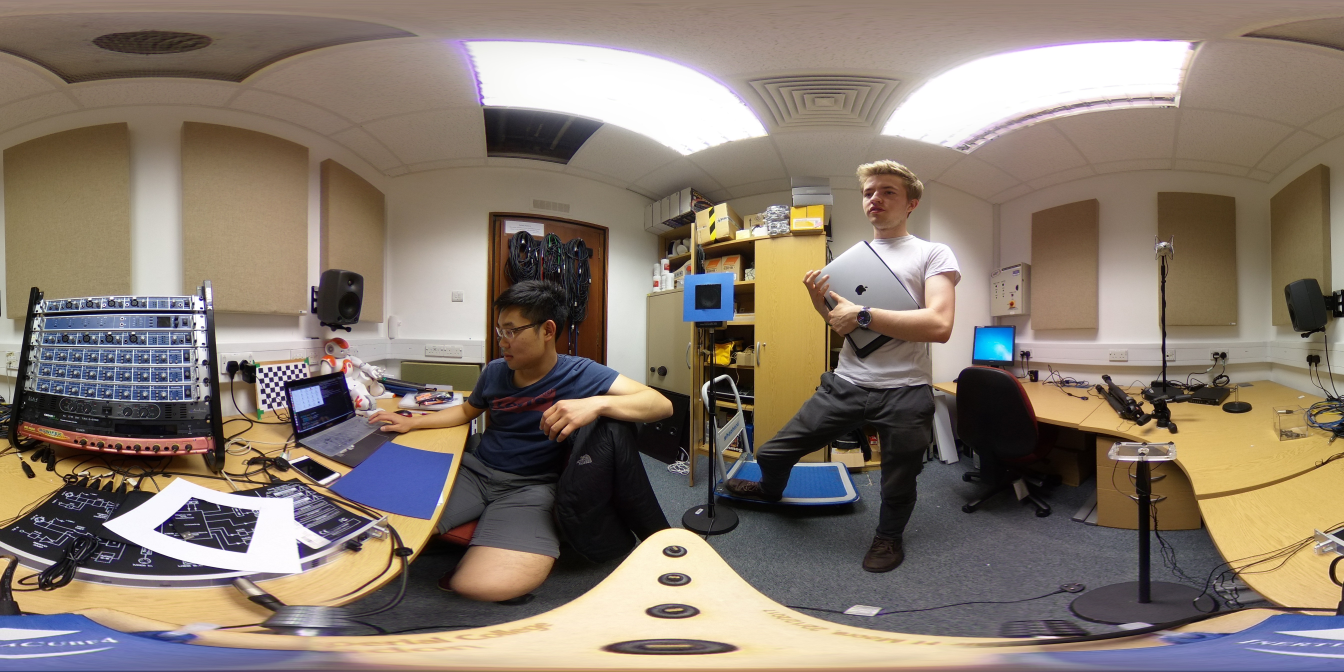
#> input picture src/images/process/raw_image.jpg, 5376 x 2688 px, found by its file name (shown at 1/4 size)
$ python detect_orientation.py   (Python 2 division)   (older library calls are emulated)
#> lines starting #> are read from the running program, lines starting #| are printed output that depends on the picture; after the words box and inside, x2 and y2 are one past the last pixel; in counts of white or black regions, pixels touching at a corner belong together
#> further down, img is the input picture: shape (2688, 5376, 3); mean B, G, R 110.9, 122.7, 135.6
import toolbox as tb
import numpy as np
import cv2

font = cv2.FONT_HERSHEY_SIMPLEX

def filterColour(img):
	# Description: Applies a colour mask to filter out similar objects in image
	# Input: Image
	# Output: Mask

	# Filter Values:
	low_blue = 0
	low_green = 0
	low_red = 0
	high_blue = 075
	high_green = 052
	high_red = 143

	BGRLOW=np.array([low_blue, low_green, low_red])
	BGRHIGH=np.array([high_blue, high_green, high_red])

	#img = cv2.GaussianBlur (img, (5,5),0) # Blur image before masking
	mask = cv2.inRange(img, BGRLOW, BGRHIGH) # Threshold the RGB image to get desired colours
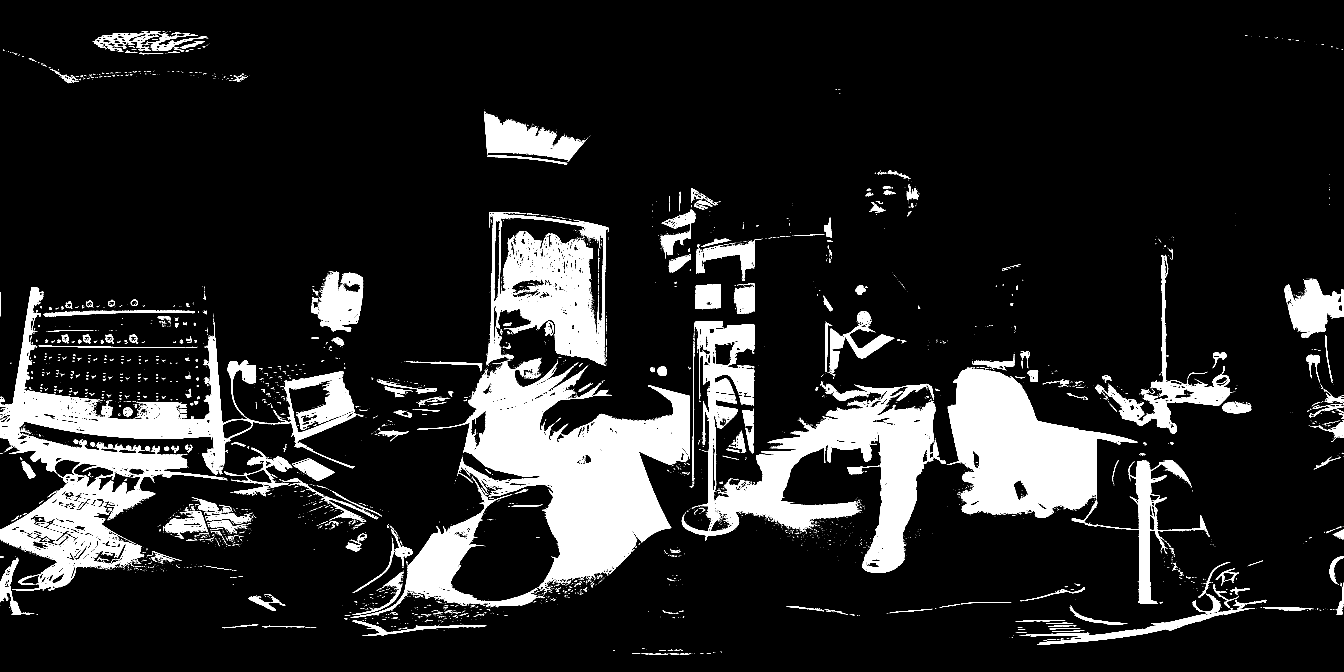
#> mask: shape (2688, 5376) (shown at 1/4 size); 13.1% white; 6862 white regions (5931 under 20 px), largest, box (x1, y1, x2, y2) and area: (1668, 1433, 2760, 2354) 391260, (0, 1148, 1430, 2364) 307712, (2727, 1284, 3741, 2292) 282264

	output_img = cv2.bitwise_and(img, img, mask = mask) # Bitwise-AND mask the original image
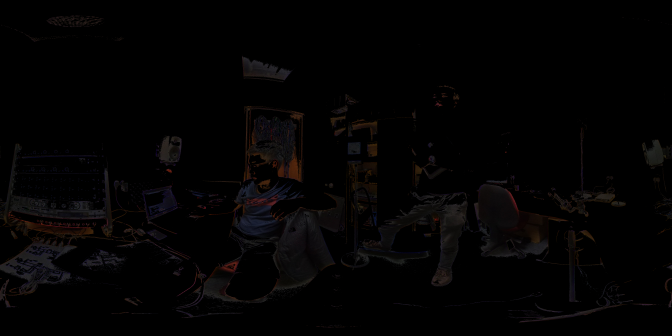
#> output_img: shape (2688, 5376, 3) (shown at 1/8 size); mean B, G, R 2.7, 2.7, 3.5

	return output_img

# [21 lines left out: functions displayText, getPosition, not called in this run]

def setEdgeParameters(img):
	# Description: Adaptive thresholds for Canny Edge Detection
	# Input: Image
	# Output: Upper and Lower thresholds for Canny Edge Detection

	sigma = 0.33
	v = np.median(img)
	lower_threshold = int(max(0, (1.0 - sigma) * v))
	upper_threshold = int(min(255, (1.0 + sigma) * v))

	return lower_threshold, upper_threshold

source_img = 'images/process/raw_image.jpg'

img = cv2.imread(source_img, 1)
filtered = filterColour(img)
cv2.imwrite('images/process/filtered_image.jpg', filtered)

filtered_img = 'images/process/filtered_image.jpg'
filtered_imgIn = cv2.imread(filtered_img, 1)

gray_img = cv2.cvtColor(filtered_imgIn, cv2.COLOR_BGR2GRAY)
blurred = cv2.GaussianBlur(gray_img, (5,5) , 0)

canny_low, canny_high = setEdgeParameters(filtered_imgIn)
#> in setEdgeParameters, `v = np.median(img)`: v = 0
#> canny_low = 0; canny_high = 0

pixel_threshold = 10

cv2.namedWindow('edged', cv2.WINDOW_NORMAL)
cv2.resizeWindow('edged', 1000, 800)

while(pixel_threshold != 256):
	print(pixel_threshold)
	ret, th1 = cv2.threshold(filtered, pixel_threshold, 255, cv2.THRESH_BINARY_INV)
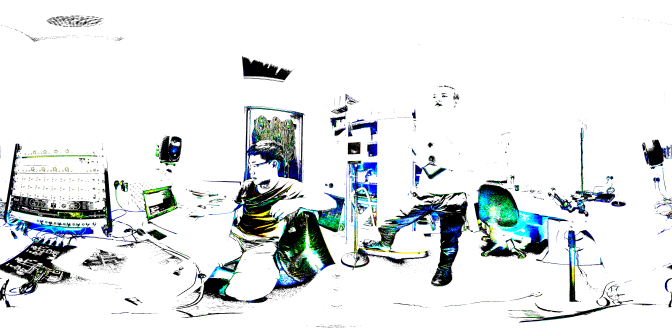
#> th1: shape (2688, 5376, 3) (shown at 1/8 size); mean B, G, R 230.5, 229.6, 226
#> ret = 10

	edged = cv2.Canny(th1, canny_low, canny_high)
#> edged: shape (2688, 5376); 3.2% white in thin lines or dots
	edged = cv2.dilate(edged, None, iterations = 1)
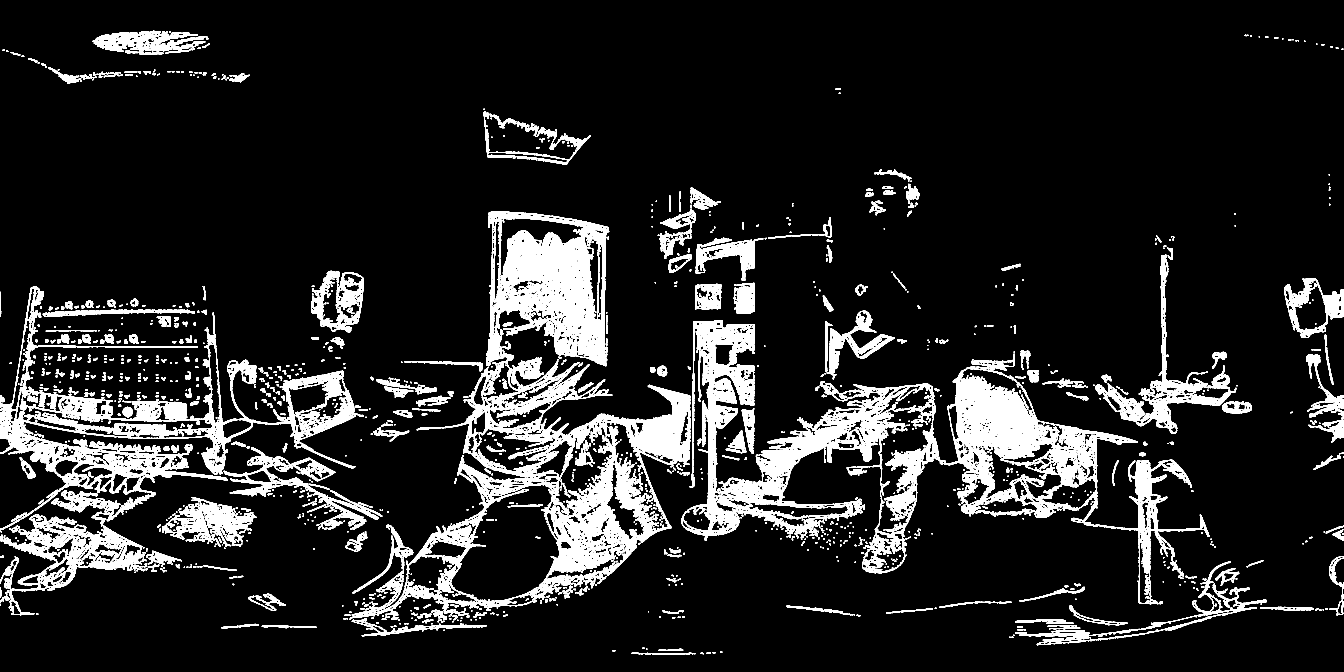
#> edged: shape (2688, 5376) (shown at 1/4 size); 10.8% white; 2253 white regions (71 under 20 px), largest, box (x1, y1, x2, y2) and area: (2725, 1282, 4836, 2417) 385111, (1400, 1428, 2762, 2473) 258022, (0, 1146, 1454, 2365) 232875
	edged = cv2.erode(edged, None, iterations = 1)
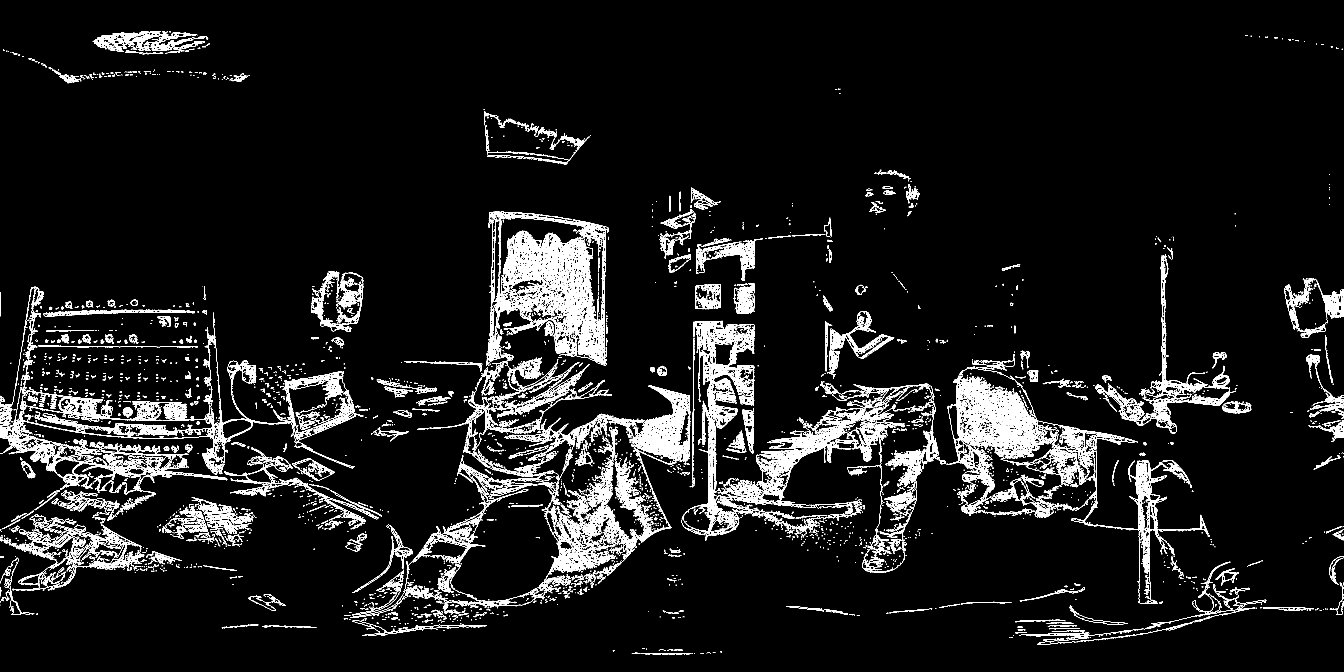
#> edged: shape (2688, 5376) (shown at 1/4 size); 6.4% white; 3724 white regions (2389 under 20 px)

	cv2.imshow('edged', filtered_imgIn)

	output, contours, hierarchy = cv2.findContours(
											edged,
											cv2.RETR_EXTERNAL,
											cv2.CHAIN_APPROX_SIMPLE
											)
#> contours = 3218 contours, 2395 with area under 20; largest, box (x1, y1, x2, y2) and area: (1945, 847, 2436, 1463) 218028, (2726, 1283, 3758, 2163) 195862, (3786, 1469, 4551, 2092) 147733, (0, 1247, 910, 2093) 81320, (2150, 1795, 2685, 2365) 67062
	for c in contours:
		perimeter = cv2.arcLength(c, True)
		epsilon = 0.01*perimeter
		approx = cv2.approxPolyDP(c, epsilon, True)

		if len(approx) == 4:
			(x,y,w,h) = cv2.boundingRect(approx)
			area = cv2.contourArea(c)
			aspect_ratio = w/float(h)
			hullArea = cv2.contourArea(cv2.convexHull(c))
			solidity = area/float(hullArea)

			keepSolidity = solidity > 0.9
			keepDims = w > 50 and h > 50
			keepAspectRatio = aspect_ratio >= 0.01 and aspect_ratio <= 0.7

			if keepSolidity and keepDims and keepAspectRatio:
				cv2.drawContours(img, approx, -1, (0,0,255), 2)
				displayText(img, c)
				cv2.namedWindow('imgOut', cv2.WINDOW_NORMAL)
				cv2.resizeWindow('imgOut', 1000, 800)
				cv2.imshow('imgOut', img)
#> this loop made 3218 passes
#> (perimeter, epsilon, approx, x, y, w, h, area) on passes 29, 57: (92.83, 0.928, [[4062, 2530], [4062, 2532], [4106, 2531], [4106, 2529]], 4062, 2529, 45, 4, 87), (1092.3, 10.92, [[4776, 2485], [4583, 2534], [4322, 2563], [4681, 2520]], 4322, 2485, 455, 79, 959)

	if pixel_threshold < 256:
		pixel_threshold += 2

if cv2.waitKey(0) & 0xFF == ord('q'):
	cv2.destroyAllWindows()

$ run again, with src/images/process/157_az_35.9_el.jpg copied over src/images/process/raw_image.jpg
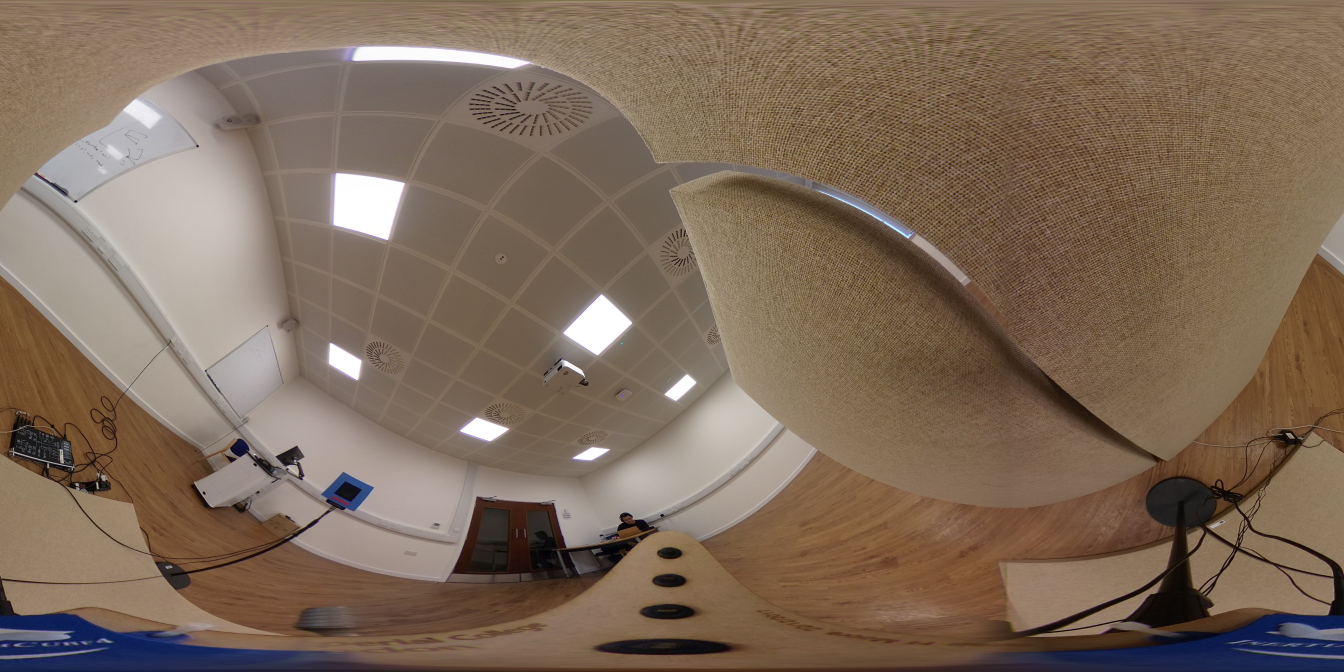
#> input picture src/images/process/157_az_35.9_el.jpg, 5376 x 2688 px, found by its file name (shown at 1/4 size)
#> img is the input picture: shape (2688, 5376, 3); mean B, G, R 89.6, 106.5, 126.2
#> mask: shape (2688, 5376); 4% white; 6284 white regions (5743 under 20 px), largest, box (x1, y1, x2, y2) and area: (3993, 1721, 5376, 2615) 193178, (1793, 1988, 2554, 2365) 120334, (527, 2650, 4864, 2688) 41971
#> v = 0
#> `ret, th1 = cv2.threshold(filtered, pixel_threshold, 255, cv2.THRESH_BI..`:
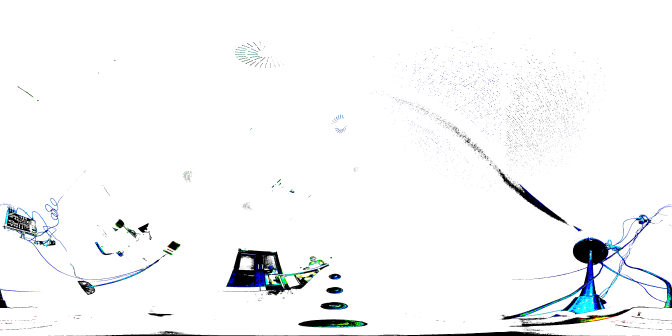
#> th1: shape (2688, 5376, 3) (shown at 1/8 size); mean B, G, R 247.3, 246.4, 245.3
#> ret = 10
#> `edged = cv2.dilate(edged, None, iterations = 1)`:
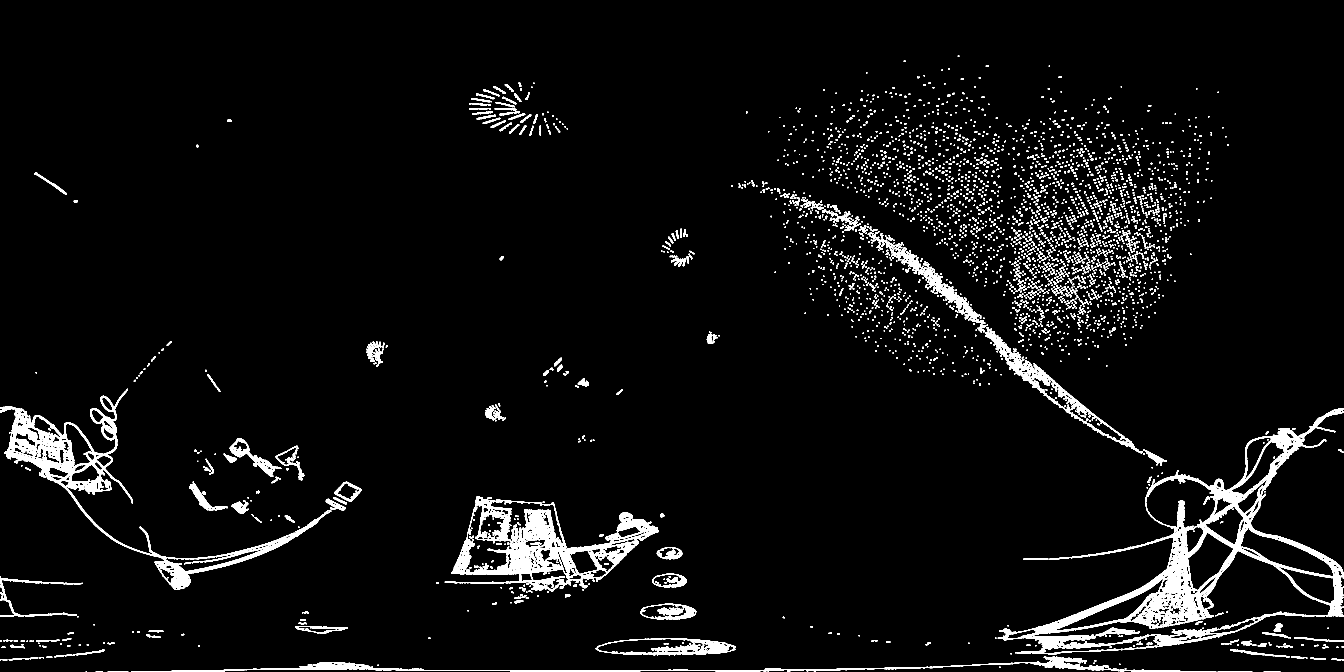
#> edged: shape (2688, 5376) (shown at 1/4 size); 4% white; 4189 white regions (193 under 20 px), largest, box (x1, y1, x2, y2) and area: (3991, 1704, 5376, 2619) 146654, (0, 1555, 1283, 2360) 71893, (1779, 1986, 2635, 2366) 71840
#> contours = 4580 contours, 4176 with area under 20; largest, box (x1, y1, x2, y2) and area: (3998, 1883, 5376, 2618) 394607, (1780, 1987, 2634, 2344) 139003, (21, 1626, 343, 1866) 28899, (2383, 2554, 2943, 2620) 27012, (51, 1773, 531, 2140) 25440
#> the loop `for c in contours:` made 4580 passes
#> (c, perimeter, epsilon, approx, x, y, w, h) on pass 5: ([[385, 2686], [384, 2687], [408, 2687], [407, 2686]], 48.83, 0.488, [[384, 2687], [408, 2687], [407, 2686], [385, 2686]], 384, 2686, 25, 2)

$ run again, with src/images/process/174az_-37.4el.jpg copied over src/images/process/raw_image.jpg
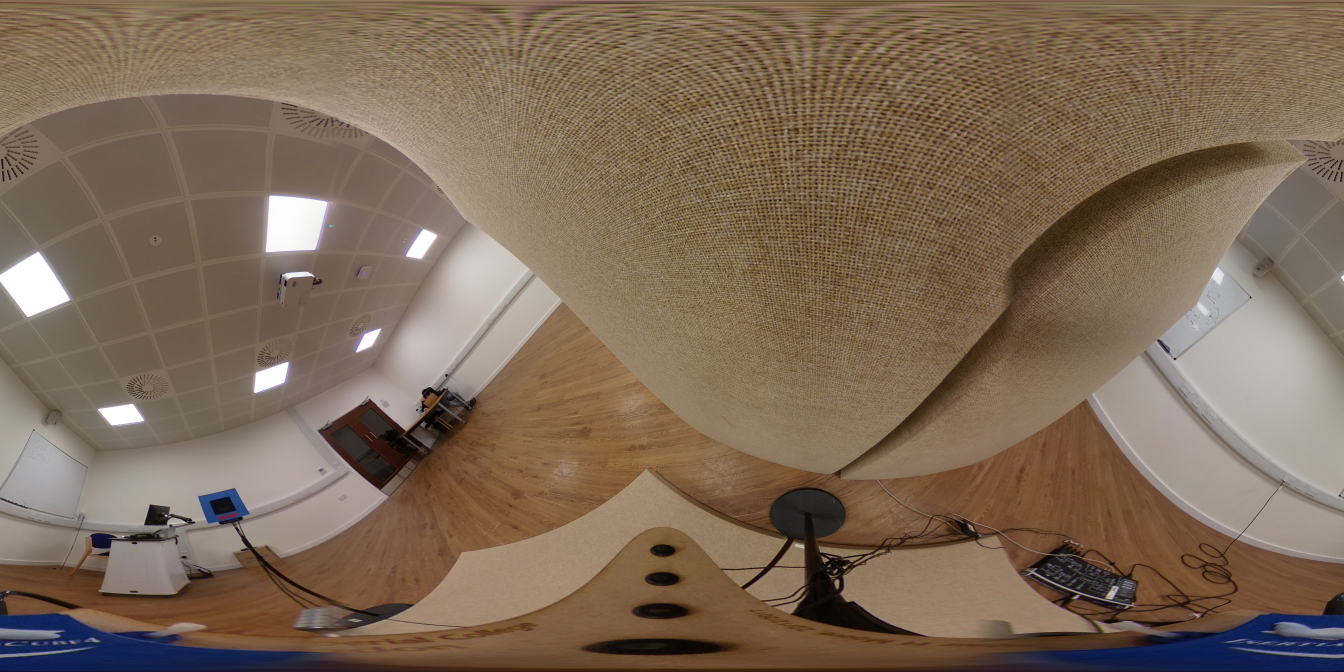
#> input picture src/images/process/174az_-37.4el.jpg, 5376 x 2688 px, found by its file name (shown at 1/4 size)
#> img is the input picture: shape (2688, 5376, 3); mean B, G, R 86.9, 105.7, 125.6
#> mask: shape (2688, 5376); 4% white; 5608 white regions (4673 under 20 px), largest, box (x1, y1, x2, y2) and area: (2722, 1949, 4005, 2547) 134931, (1274, 1548, 1906, 1985) 88578, (0, 2640, 5376, 2688) 81114
#> v = 0
#> `ret, th1 = cv2.threshold(filtered, pixel_threshold, 255, cv2.THRESH_BI..`:
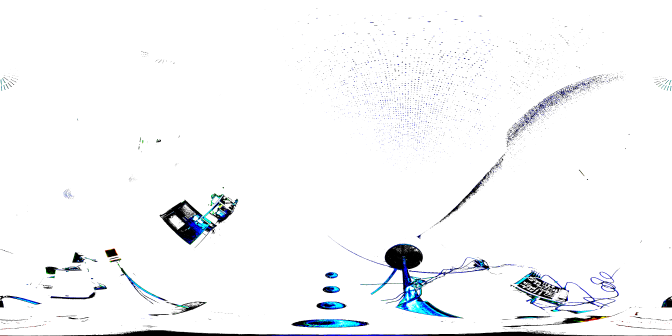
#> th1: shape (2688, 5376, 3) (shown at 1/8 size); mean B, G, R 247.7, 246.2, 245
#> ret = 10
#> `edged = cv2.dilate(edged, None, iterations = 1)`:
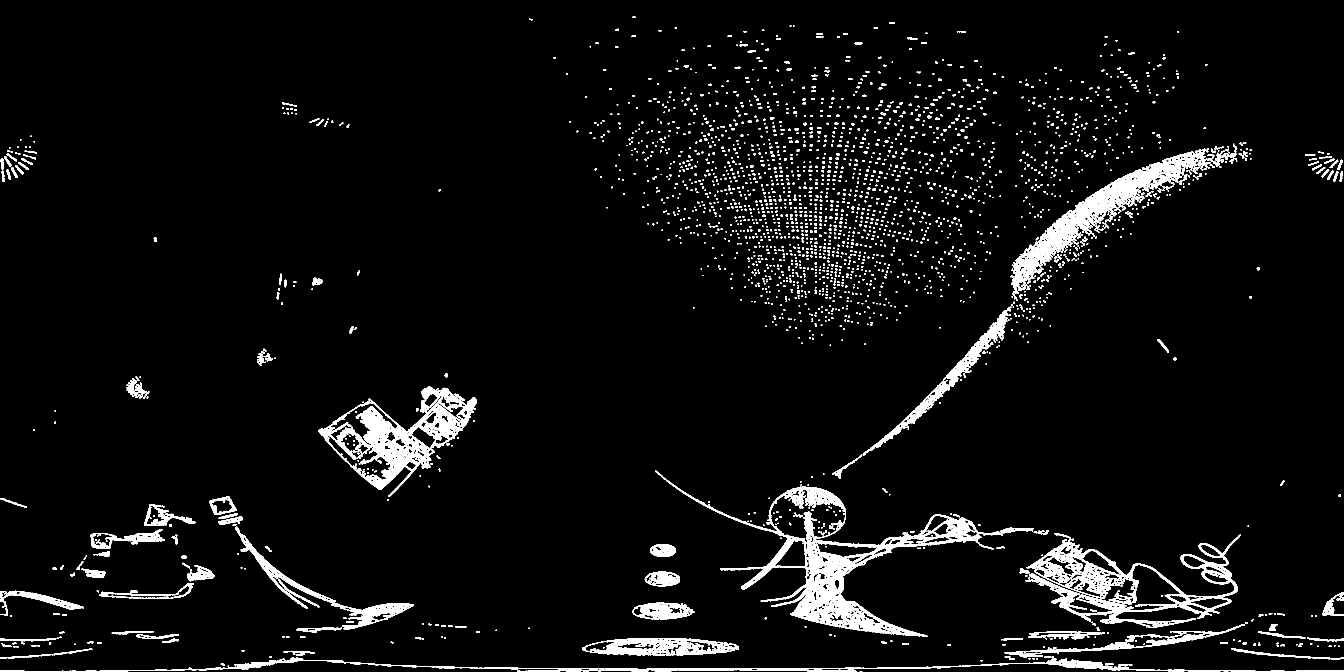
#> edged: shape (2688, 5376) (shown at 1/4 size); 4.3% white; 3157 white regions (80 under 20 px), largest, box (x1, y1, x2, y2) and area: (2652, 1909, 4006, 2548) 100309, (1272, 1546, 1907, 1986) 66239, (4101, 2139, 4963, 2511) 63545
#> contours = 3683 contours, 3021 with area under 20; largest, box (x1, y1, x2, y2) and area: (3152, 2047, 4005, 2545) 82254, (1273, 1596, 1736, 1985) 77836, (4108, 2159, 4501, 2394) 40522, (2329, 2553, 2955, 2622) 29984, (4541, 2140, 4962, 2473) 26653
#> the loop `for c in contours:` made 3683 passes
#> (perimeter, epsilon, x, y, w, h, area, aspect_ratio) on passes 99, 258: (1936.5, 19.37, 2329, 2553, 626, 69, 29984, 9.07), (1376.6, 13.77, 403, 2369, 312, 20, 667, 15.6)
